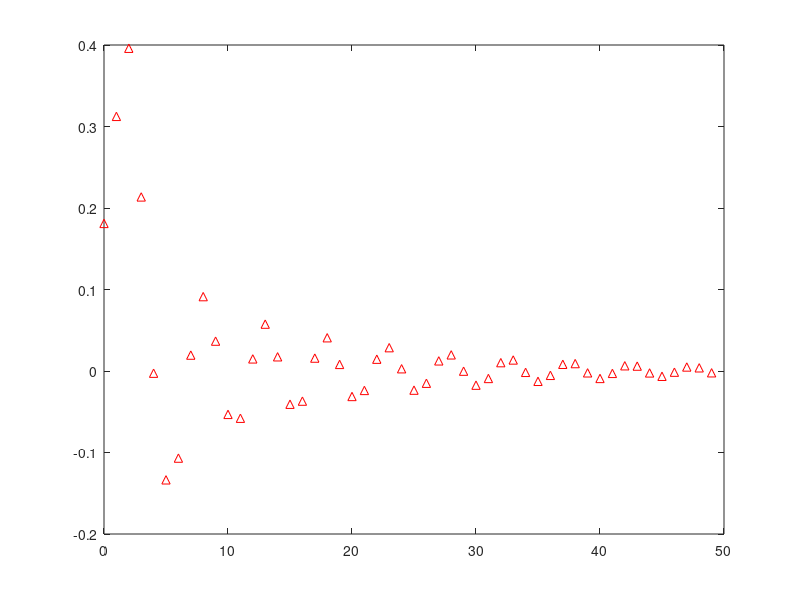
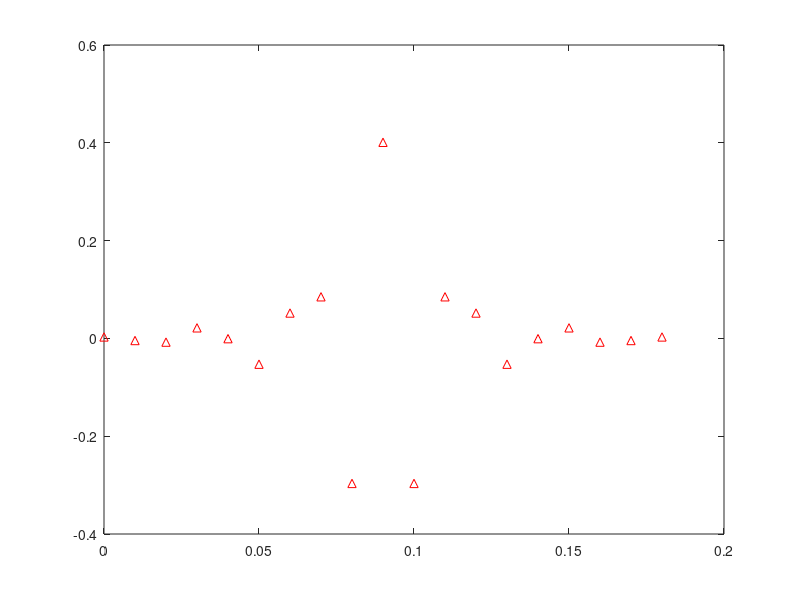

These figures' MATLAB source, in order:
[b,a] = ellip(4,0.5,20,0.4);
figure(1)
impz(b,a,50)
% Impulse Response of Elliptic Lowpass Filter

figure(2)
b = fir1(18,30/(100/2),'high',kaiser(19,4));
impz(b,1,[],100)
% Impulse Response of Highpass FIR Filter
